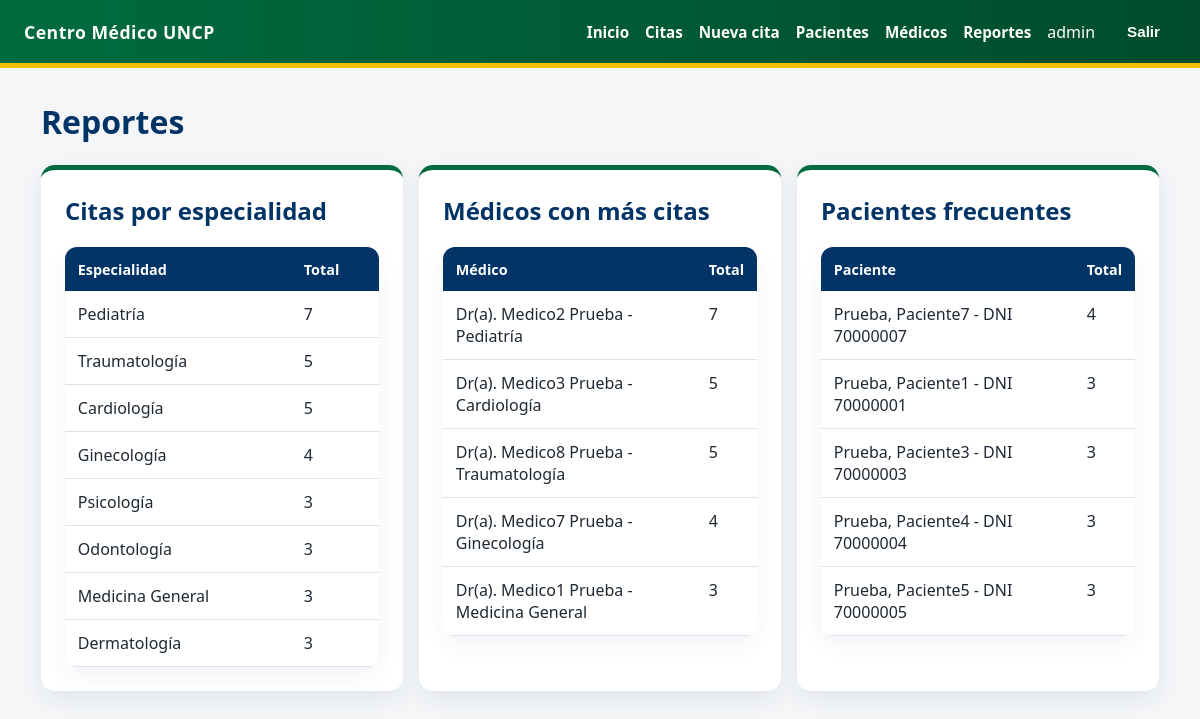
The page /reportes/ (signed in) on the database its author committed.
### clinica/models.py (models this page shows, shortened)
class Medico(models.Model):
    ESPECIALIDADES = [
        ("Medicina General", "Medicina General"),
        ("Pediatría", "Pediatría"),
        ("Cardiología", "Cardiología"),
        ("Dermatología", "Dermatología"),
        ("Psicología", "Psicología"),
        ("Odontología", "Odontología"),
        ("Ginecología", "Ginecología"),
        ("Traumatología", "Traumatología"),
    ]
    usuario = models.OneToOneField(
        User, on_delete=models.SET_NULL, null=True, blank=True, related_name="medico"
    )
    cmp = models.CharField(max_length=10, unique=True)
    especialidad = models.CharField(max_length=50, choices=ESPECIALIDADES)
    horario_atencion = models.CharField(max_length=120, default="L-V 08:00-18:00")
    consultorio = models.CharField(max_length=50)
    class Meta:
        ordering = ["especialidad", "cmp"]
    def __str__(self):
        nombre = self.usuario.get_full_name() if self.usuario else f"CMP {self.cmp}"
        return f"Dr(a). {nombre} - {self.especialidad}"

class Paciente(models.Model):
    TIPO_CHOICES = [
        ("estudiante", "Estudiante"),
        ("docente", "Docente"),
    ]
    usuario = models.OneToOneField(
        User, on_delete=models.SET_NULL, null=True, blank=True, related_name="paciente"
    )
    dni = models.CharField(max_length=8, unique=True)
    nombres = models.CharField(max_length=100)
    apellidos = models.CharField(max_length=100)
    fecha_nacimiento = models.DateField()
    tipo = models.CharField(max_length=20, choices=TIPO_CHOICES)
    codigo_uncp = models.CharField(max_length=20, blank=True)
    email = models.EmailField()
    alergias = models.TextField(blank=True)
    class Meta:
        ordering = ["apellidos", "nombres"]
    def __str__(self):
        return f"{self.apellidos}, {self.nombres} - DNI {self.dni}"

### clinica/views.py (the view)
# urls.py: path("reportes/", ReportesView.as_view(), name="reportes"),
class ReportesView(LoginRequiredMixin, PermissionRequiredMixin, TemplateView):
    template_name = "clinica/reportes.html"
    permission_required = "clinica.generar_reportes"
    def get_context_data(self, **kwargs):
        ctx = super().get_context_data(**kwargs)
        ctx["citas_por_especialidad"] = (
            Cita.objects.values("medico__especialidad")
            .annotate(total=Count("id"))
            .order_by("-total")
        )
        ctx["medicos_top"] = (
            Medico.objects.annotate(total_citas=Count("citas"))
            .select_related("usuario")
            .order_by("-total_citas")[:5]
        )
        ctx["pacientes_top"] = (
            Paciente.objects.annotate(total_citas=Count("citas"))
            .order_by("-total_citas")[:5]
        )
        return ctx

### clinica/templates/clinica/reportes.html
{% extends "clinica/base.html" %}
{% block content %}
<h1>Reportes</h1>
<div class="grid">
    <div class="card">
        <h2>Citas por especialidad</h2>
        <table>
            <thead>
                <tr><th>Especialidad</th><th>Total</th></tr>
            </thead>
            <tbody>
                {% for item in citas_por_especialidad %}
                <tr>
                    <td>{{ item.medico__especialidad }}</td>
                    <td>{{ item.total }}</td>
                </tr>
                {% empty %}
                <tr><td colspan="2">Sin datos.</td></tr>
                {% endfor %}
            </tbody>
        </table>
    </div>
    <div class="card">
        <h2>Médicos con más citas</h2>
        <table>
            <thead>
                <tr><th>Médico</th><th>Total</th></tr>
            </thead>
            <tbody>
                {% for medico in medicos_top %}
                <tr>
                    <td>{{ medico }}</td>
                    <td>{{ medico.total_citas }}</td>
                </tr>
                {% empty %}
                <tr><td colspan="2">Sin datos.</td></tr>
                {% endfor %}
            </tbody>
        </table>
    </div>
    <div class="card">
        <h2>Pacientes frecuentes</h2>
        <table>
            <thead>
                <tr><th>Paciente</th><th>Total</th></tr>
            </thead>
            <tbody>
                {% for paciente in pacientes_top %}
                <tr>
                    <td>{{ paciente }}</td>
                    <td>{{ paciente.total_citas }}</td>
                </tr>
                {% empty %}
                <tr><td colspan="2">Sin datos.</td></tr>
                {% endfor %}
            </tbody>
        </table>
    </div>
</div>
{% endblock %}

### clinica/templates/clinica/base.html (shortened to what this page needs)
{% load static %}
<!doctype html>
<html lang="es">
<head>
    <link rel="stylesheet" href="{% static 'clinica/css/estilos.css' %}">
</head>
<body>
    <header class="topbar">
        <div class="brand">Centro Médico UNCP</div>
        <nav class="nav">
            {% if user.is_authenticated %}
                <a href="{% url 'clinica:dashboard' %}">Inicio</a>
                <a href="{% url 'clinica:cita_list' %}">Citas</a>
                {% if perms.clinica.agendar_cita %}
                    <a href="{% url 'clinica:cita_create' %}">Nueva cita</a>
                {% endif %}
                <a href="{% url 'clinica:paciente_list' %}">Pacientes</a>
                <a href="{% url 'clinica:medico_list' %}">Médicos</a>
                {% if perms.clinica.generar_reportes %}
                    <a href="{% url 'clinica:reportes' %}">Reportes</a>
                {% endif %}
                <span>{{ user.username }}</span>
                <form method="post" action="{% url 'logout' %}" style="display:inline">
                    <button type="submit" class="link">Salir</button>
                </form>
            {% else %}
                <a href="{% url 'login' %}">Ingresar</a>
            {% endif %}
        </nav>
    </header>
    <main class="container">
        {% block content %}{% endblock %}
    </main>
</body>
</html>

### clinica/static/clinica/css/estilos.css (style rules this page uses)
:root { --uncp-verde: #006B3F; --uncp-verde-oscuro: #004C2C; --uncp-amarillo: #F2C200; --uncp-azul: #003366; --uncp-gris: #F4F6F8; --texto: #1F2933; --borde: #D9E2EC; --peligro: #B42318; --exito: #067647; }
* { box-sizing: border-box; }
body { margin: 0; font-family: "Segoe UI", Arial, sans-serif; background: var(--uncp-gris); color: var(--texto); }
.topbar { background: linear-gradient(90deg, var(--uncp-verde), var(--uncp-verde-oscuro)); color: white; padding: 0.8rem 1.5rem; display: flex; align-items: center; justify-content: space-between; flex-wrap: wrap; border-bottom: 5px solid var(--uncp-amarillo); }
.brand { font-weight: 800; letter-spacing: 0.5px; font-size: 1.1rem; }
.nav { display: flex; gap: 1rem; align-items: center; flex-wrap: wrap; }
.nav a, .nav button.link { color: white; text-decoration: none; font-weight: 600; background: none; border: none; cursor: pointer; font-size: 0.95rem; }
.container { max-width: 1150px; margin: 2rem auto; padding: 0 1rem; }
.card { background: white; border-radius: 14px; box-shadow: 0 8px 22px rgba(0, 51, 102, 0.08); padding: 1.5rem; border-top: 5px solid var(--uncp-verde); }
h1, h2, h3 { color: var(--uncp-azul); margin-top: 0; }
.btn, button { display: inline-block; background: var(--uncp-verde); color: white; border: none; border-radius: 9px; padding: 0.65rem 1rem; font-weight: 700; text-decoration: none; cursor: pointer; }
table { width: 100%; border-collapse: collapse; background: white; border-radius: 12px; overflow: hidden; box-shadow: 0 8px 22px rgba(0, 51, 102, 0.06); }
th { background: var(--uncp-azul); color: white; text-align: left; padding: 0.8rem; font-size: 0.9rem; }
td { padding: 0.75rem 0.8rem; border-bottom: 1px solid var(--borde); vertical-align: top; }
.grid { display: grid; grid-template-columns: repeat(auto-fit, minmax(210px, 1fr)); gap: 1rem; }

### rows shown on the page
Medico: medico__especialidad "Cardiología", total "5", usuario+especialidad "Dr(a). Medico3 Prueba - Cardiología", total_citas "5"
Medico: medico__especialidad "Medicina General", total "3", usuario+especialidad "Dr(a). Medico1 Prueba - Medicina General", total_citas "3"
Medico: usuario+especialidad "Dr(a). Medico2 Prueba - Pediatría", total_citas "7"
Medico: usuario+especialidad "Dr(a). Medico8 Prueba - Traumatología", total_citas "5"
Medico: usuario+especialidad "Dr(a). Medico7 Prueba - Ginecología", total_citas "4"
Paciente: apellidos+nombres+dni "Prueba, Paciente7 - DNI 70000007", total_citas "4"
Paciente: apellidos+nombres+dni "Prueba, Paciente1 - DNI 70000001", total_citas "3"
Paciente: apellidos+nombres+dni "Prueba, Paciente3 - DNI 70000003", total_citas "3"
Paciente: apellidos+nombres+dni "Prueba, Paciente4 - DNI 70000004", total_citas "3"
Paciente: apellidos+nombres+dni "Prueba, Paciente5 - DNI 70000005", total_citas "3"

### other values the page prints
{{ user.username }} "admin"
{{ item.medico__especialidad }} "Pediatría" "Traumatología" "Ginecología" "Psicología" "Odontología" "Dermatología"
{{ item.total }} "7" "5" "4" "3" "3" "3"
